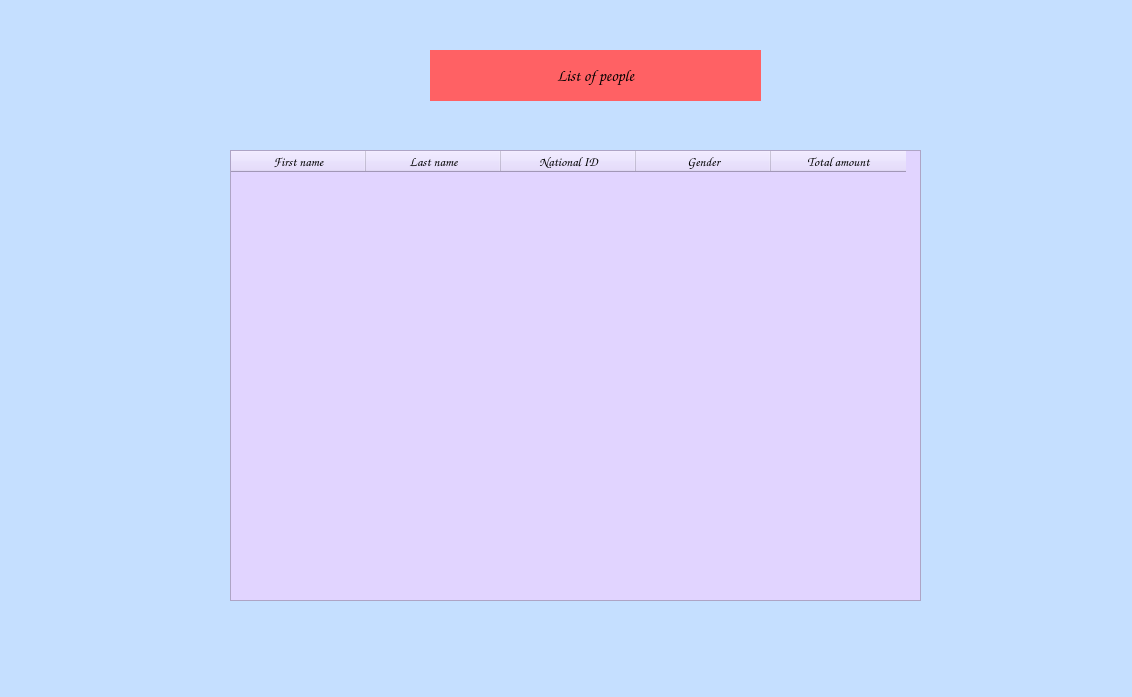
<?xml version="1.0" encoding="UTF-8"?>
<ui version="4.0">
 <class>recep_list_of_all_people_bill_account_window</class>
 <widget class="QDialog" name="recep_list_of_all_people_bill_account_window">
  <property name="geometry">
   <rect>
    <x>0</x>
    <y>0</y>
    <width>1132</width>
    <height>697</height>
   </rect>
  </property>
  <property name="cursor">
   <cursorShape>ClosedHandCursor</cursorShape>
  </property>
  <property name="windowTitle">
   <string>list of people _ bill</string>
  </property>
  <property name="styleSheet">
   <string notr="true">background-color: rgb(197, 223, 255);</string>
  </property>
  <widget class="QLabel" name="recep_list_of_all_people_bill_account_header_L">
   <property name="geometry">
    <rect>
     <x>430</x>
     <y>50</y>
     <width>331</width>
     <height>51</height>
    </rect>
   </property>
   <property name="font">
    <font>
     <family>Comic Sans MS</family>
     <pointsize>12</pointsize>
     <weight>75</weight>
     <bold>true</bold>
    </font>
   </property>
   <property name="cursor">
    <cursorShape>ClosedHandCursor</cursorShape>
   </property>
   <property name="styleSheet">
    <string notr="true">background-color: rgb(255, 97, 100);</string>
   </property>
   <property name="text">
    <string>List of people</string>
   </property>
   <property name="alignment">
    <set>Qt::AlignCenter</set>
   </property>
   <property name="margin">
    <number>1</number>
   </property>
  </widget>
  <widget class="QTableWidget" name="recep_list_of_all_people_bill_account_TableWidget">
   <property name="geometry">
    <rect>
     <x>230</x>
     <y>150</y>
     <width>691</width>
     <height>451</height>
    </rect>
   </property>
   <property name="cursor" stdset="0">
    <cursorShape>PointingHandCursor</cursorShape>
   </property>
   <property name="styleSheet">
    <string notr="true">background-color: rgb(225, 212, 255);</string>
   </property>
   <attribute name="horizontalHeaderDefaultSectionSize">
    <number>135</number>
   </attribute>
   <column>
    <property name="text">
     <string>First name</string>
    </property>
    <property name="font">
     <font>
      <family>Comic Sans MS</family>
      <pointsize>10</pointsize>
      <weight>75</weight>
      <bold>true</bold>
     </font>
    </property>
    <property name="textAlignment">
     <set>AlignCenter</set>
    </property>
   </column>
   <column>
    <property name="text">
     <string>Last name</string>
    </property>
    <property name="font">
     <font>
      <family>Comic Sans MS</family>
      <pointsize>10</pointsize>
      <weight>75</weight>
      <bold>true</bold>
     </font>
    </property>
    <property name="textAlignment">
     <set>AlignCenter</set>
    </property>
   </column>
   <column>
    <property name="text">
     <string>National ID</string>
    </property>
    <property name="font">
     <font>
      <family>Comic Sans MS</family>
      <pointsize>10</pointsize>
      <weight>75</weight>
      <bold>true</bold>
     </font>
    </property>
    <property name="textAlignment">
     <set>AlignCenter</set>
    </property>
    <property name="background">
     <color>
      <red>120</red>
      <green>105</green>
      <blue>110</blue>
     </color>
    </property>
    <property name="foreground">
     <brush brushstyle="SolidPattern">
      <color alpha="255">
       <red>0</red>
       <green>0</green>
       <blue>0</blue>
      </color>
     </brush>
    </property>
   </column>
   <column>
    <property name="text">
     <string>Gender</string>
    </property>
    <property name="font">
     <font>
      <family>Comic Sans MS</family>
      <pointsize>10</pointsize>
      <weight>75</weight>
      <bold>true</bold>
     </font>
    </property>
    <property name="textAlignment">
     <set>AlignCenter</set>
    </property>
   </column>
   <column>
    <property name="text">
     <string>Total amount</string>
    </property>
    <property name="font">
     <font>
      <family>Comic Sans MS</family>
      <pointsize>10</pointsize>
      <weight>75</weight>
      <bold>true</bold>
     </font>
    </property>
    <property name="textAlignment">
     <set>AlignCenter</set>
    </property>
   </column>
  </widget>
 </widget>
 <resources/>
 <connections/>
</ui>
